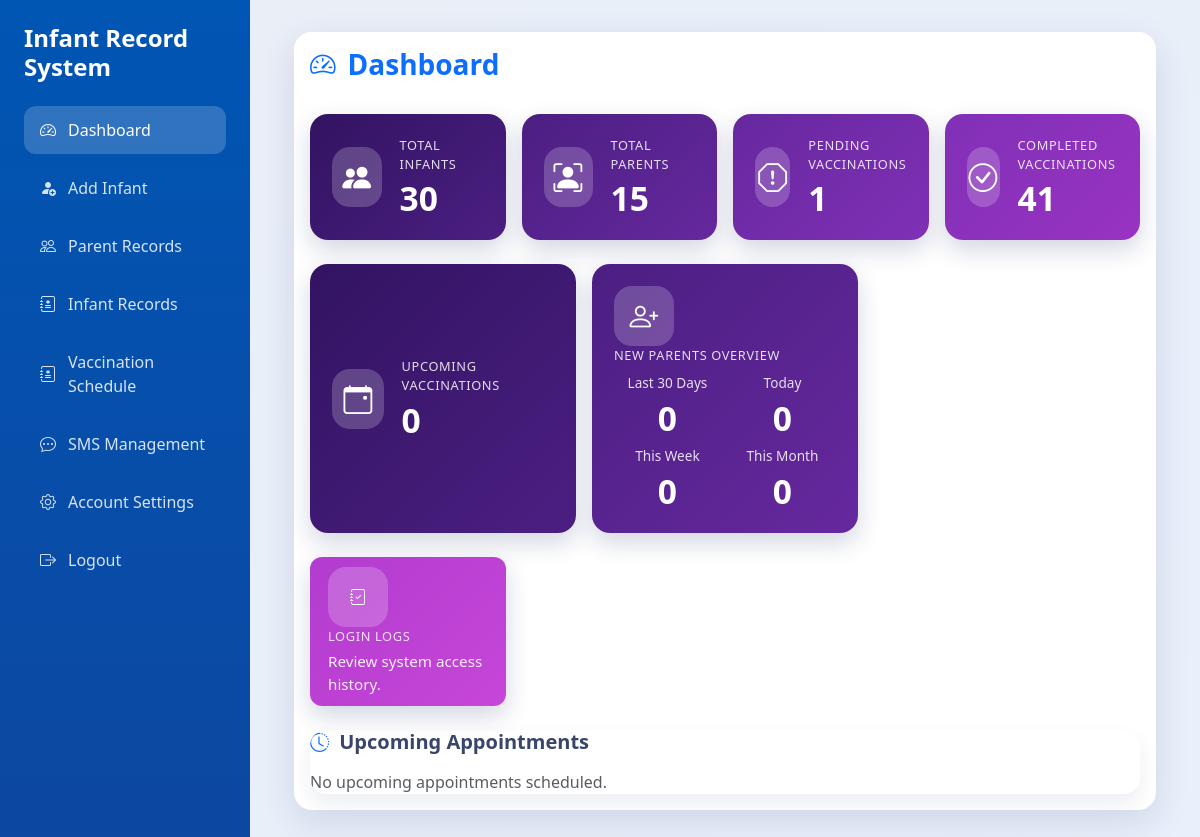
/dashboard.php, run on an earlier commit of the app's database.
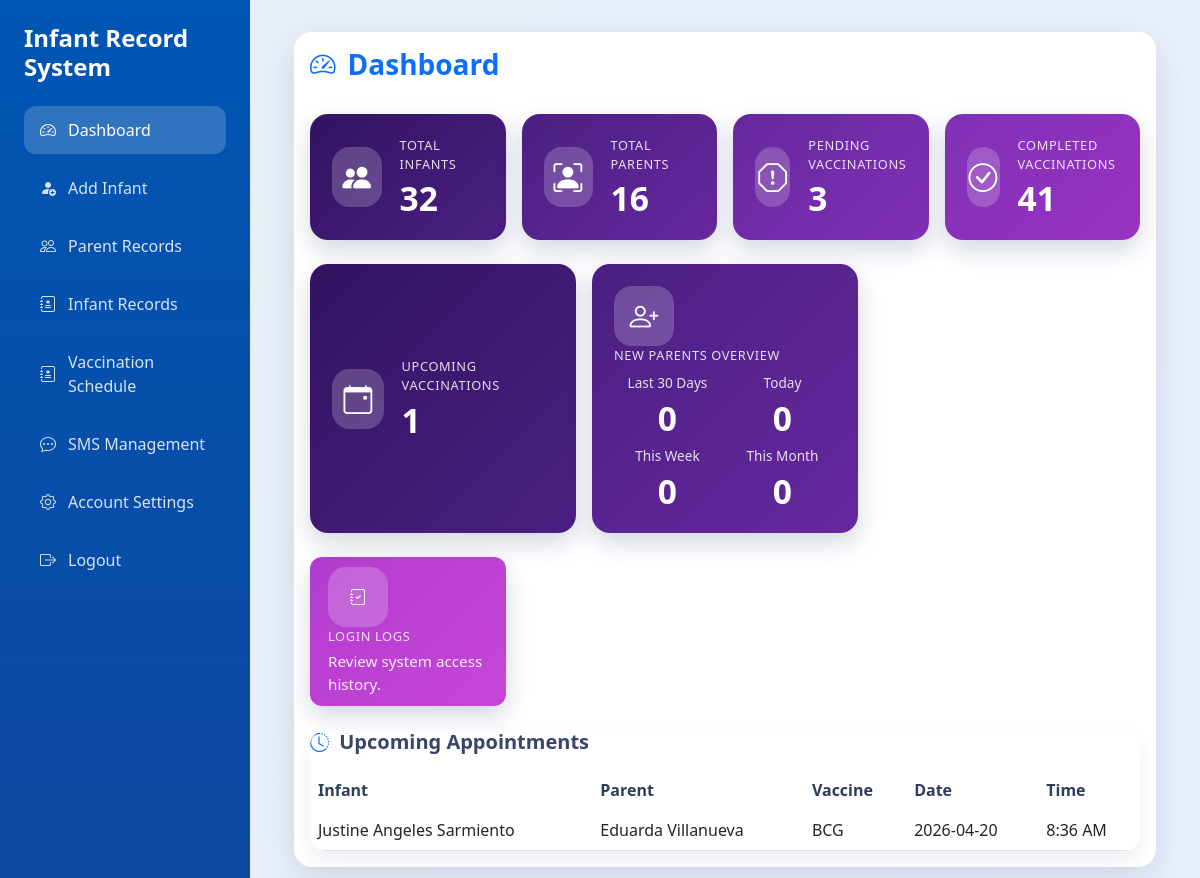
And on a later commit of the database.
### tables this page shows
CREATE TABLE `tbl_vaccination_schedule` (
  `vacc_id` int(11) NOT NULL,
  `infant_id` int(11) NOT NULL,
  `infant_name` varchar(100) DEFAULT NULL,
  `vaccine_name` varchar(100) NOT NULL,
  `stage` varchar(20) DEFAULT NULL,
  `date_vaccination` date NOT NULL,
  `next_dose_date` date DEFAULT NULL,
  `time` time DEFAULT NULL,
  `status` enum('Pending','Completed') DEFAULT 'Pending',
  `remarks` text DEFAULT NULL,
  `date_created` timestamp NOT NULL DEFAULT current_timestamp(),
  `barangay` varchar(100) DEFAULT NULL,
  `vaccinatedby` varchar(100) DEFAULT NULL
);

### dashboard.php (the view, shortened to what the changed rows need)
<?php
include 'dbForm.php';
$role = $_SESSION['user']['role'] ?? '';
$infantCountQuery = "SELECT COUNT(*) AS total_infants FROM infantinfo";
$infantCountResult = mysqli_query($con, $infantCountQuery);
$infantCount = mysqli_fetch_assoc($infantCountResult)['total_infants'];
$parentCountQuery = "SELECT COUNT(*) AS total_parents FROM parents";
$parentCountResult = mysqli_query($con, $parentCountQuery);
$parentCount = mysqli_fetch_assoc($parentCountResult)['total_parents'];
$newParentsRecentCount = 0;
$newParentsTodayCount = 0;
$newParentsWeekCount = 0;
$newParentsMonthCount = 0;
$newParentsSummaryQuery = "SELECT
        SUM(CASE WHEN created_at >= DATE_SUB(NOW(), INTERVAL 30 DAY) THEN 1 ELSE 0 END) AS recent_count,
        SUM(CASE WHEN DATE(created_at) = CURDATE() THEN 1 ELSE 0 END) AS today_count,
        SUM(CASE WHEN YEARWEEK(created_at, 1) = YEARWEEK(CURDATE(), 1) THEN 1 ELSE 0 END) AS week_count,
        SUM(CASE WHEN YEAR(created_at) = YEAR(CURDATE()) AND MONTH(created_at) = MONTH(CURDATE()) THEN 1 ELSE 0 END) AS month_count
    FROM parents";
$newParentsSummaryResult = mysqli_query($con, $newParentsSummaryQuery);
if ($newParentsSummaryResult) {
    $newParentsSummaryRow = mysqli_fetch_assoc($newParentsSummaryResult);
    $newParentsRecentCount = (int) ($newParentsSummaryRow['recent_count'] ?? 0);
    $newParentsTodayCount = (int) ($newParentsSummaryRow['today_count'] ?? 0);
    $newParentsWeekCount = (int) ($newParentsSummaryRow['week_count'] ?? 0);
    $newParentsMonthCount = (int) ($newParentsSummaryRow['month_count'] ?? 0);
}
$pendingSchedules = 0;
$completedSchedules = 0;
$upcomingWeekCount = 0;
$upcomingAppointments = [];
if ($role !== 'parent') {
    $scheduleSummaryQuery = "SELECT status, COUNT(*) AS total FROM tbl_vaccination_schedule GROUP BY status";
    $scheduleSummaryResult = mysqli_query($con, $scheduleSummaryQuery);
    if ($scheduleSummaryResult) {
        while ($row = mysqli_fetch_assoc($scheduleSummaryResult)) {
            if ($row['status'] === 'Pending') {
                $pendingSchedules = (int) $row['total'];
            }
            if ($row['status'] === 'Completed') {
                $completedSchedules = (int) $row['total'];
            }
        }
    }
    $upcomingWeekQuery = "SELECT COUNT(*) AS upcoming FROM tbl_vaccination_schedule WHERE status = 'Pending' AND date_vaccination BETWEEN CURDATE() AND DATE_ADD(CURDATE(), INTERVAL 7 DAY)";
    $upcomingWeekResult = mysqli_query($con, $upcomingWeekQuery);
    if ($upcomingWeekResult) {
        $upcomingWeekCount = (int) (mysqli_fetch_assoc($upcomingWeekResult)['upcoming'] ?? 0);
    }
    $upcomingAppointmentsQuery = "SELECT v.date_vaccination, v.time, v.vaccine_name, v.stage, CONCAT_WS(' ', i.firstname, i.middlename, i.surname) AS infant_name, CONCAT_WS(' ', p.first_name, p.last_name) AS parent_name FROM tbl_vaccination_schedule v JOIN infantinfo i ON v.infant_id = i.id JOIN parents p ON i.parent_id = p.id WHERE v.status = 'Pending' AND v.date_vaccination >= CURDATE() ORDER BY v.date_vaccination ASC, v.time ASC LIMIT 5";
    $upcomingAppointmentsResult = mysqli_query($con, $upcomingAppointmentsQuery);
    if ($upcomingAppointmentsResult) {
        while ($row = mysqli_fetch_assoc($upcomingAppointmentsResult)) {
            $upcomingAppointments[] = $row;
        }
    }
}
?>
<!DOCTYPE html>
<html lang="en">
<head>
    <link rel="stylesheet" href="https://cdn.jsdelivr.net/npm/bootstrap@5.3.0/dist/css/bootstrap.min.css">
    <link rel="stylesheet" href="https://cdn.jsdelivr.net/npm/bootstrap-icons/font/bootstrap-icons.css">
    <link rel="stylesheet" href="assets/css/theme.css">
</head>
<body>
    <div class="content-area">
        <div class="container-fluid">
            <?php if ($role !== 'parent'): ?>
                <div class="card card-shadow mb-4">
                    <div class="card-header bg-white border-0 py-3">
                        <div class="d-flex flex-column flex-md-row align-items-md-center justify-content-between gap-3">
                            <h3 class="dashboard-title text-primary mb-0"><i class="bi bi-speedometer2"></i> Dashboard</h3>
                        </div>
                    </div>
                    <div class="card-body">
                        <div class="row g-3 mb-4">
                            <div class="col-md-3">
                                <?php if ($role === 'admin'): ?>
                                    <a href="viewinfant.php" class="summary-card summary-infants d-block text-decoration-none">
                                        <div class="summary-icon"><i class="bi bi-people-fill"></i></div>
                                        <div>
                                            <p class="summary-label">Total Infants</p>
                                            <h4 class="summary-value"><?php echo $infantCount; ?></h4>
                                        </div>
                                    </a>
                                <?php else: ?>
                                    <div class="summary-card summary-infants">
                                        <div class="summary-icon"><i class="bi bi-people-fill"></i></div>
                                        <div>
                                            <p class="summary-label">Total Infants</p>
                                            <h4 class="summary-value"><?php echo $infantCount; ?></h4>
                                        </div>
                                    </div>
                                <?php endif; ?>
                            </div>
                            <div class="col-md-3">
                                <?php if ($role === 'admin'): ?>
                                    <a href="view_parents.php" class="summary-card summary-parents d-block text-decoration-none">
                                        <div class="summary-icon"><i class="bi bi-person-bounding-box"></i></div>
                                        <div>
                                            <p class="summary-label">Total Parents</p>
                                            <h4 class="summary-value"><?php echo $parentCount; ?></h4>
                                        </div>
                                    </a>
                                <?php else: ?>
                                    <div class="summary-card summary-parents">
                                        <div class="summary-icon"><i class="bi bi-person-bounding-box"></i></div>
                                        <div>
                                            <p class="summary-label">Total Parents</p>
                                            <h4 class="summary-value"><?php echo $parentCount; ?></h4>
                                        </div>
                                    </div>
                                <?php endif; ?>
                            </div>
                            <div class="col-md-3">
                                <?php if ($role === 'admin'): ?>
                                    <a href="vaccination_schedule.php?status=Pending" class="summary-card summary-pending d-block text-decoration-none">
                                        <div class="summary-icon"><i class="bi bi-exclamation-octagon"></i></div>
                                        <div>
                                            <p class="summary-label">Pending Vaccinations</p>
                                            <h4 class="summary-value"><?php echo $pendingSchedules; ?></h4>
                                        </div>
                                    </a>
                                <?php else: ?>
                                    <div class="summary-card summary-pending">
                                        <div class="summary-icon"><i class="bi bi-exclamation-octagon"></i></div>
                                        <div>
                                            <p class="summary-label">Pending Vaccinations</p>
                                            <h4 class="summary-value"><?php echo $pendingSchedules; ?></h4>
                                        </div>
                                    </div>
                                <?php endif; ?>
                            </div>
                            <div class="col-md-3">
                                <?php if ($role === 'admin'): ?>
                                    <a href="vaccination_schedule.php?status=Completed" class="summary-card summary-completed d-block text-decoration-none">
                                        <div class="summary-icon"><i class="bi bi-check-circle"></i></div>
                                        <div>
                                            <p class="summary-label">Completed Vaccinations</p>
                                            <h4 class="summary-value"><?php echo $completedSchedules; ?></h4>
                                        </div>
                                    </a>
                                <?php else: ?>
                                    <div class="summary-card summary-completed">
                                        <div class="summary-icon"><i class="bi bi-check-circle"></i></div>
                                        <div>
                                            <p class="summary-label">Completed Vaccinations</p>
                                            <h4 class="summary-value"><?php echo $completedSchedules; ?></h4>
                                        </div>
                                    </div>
                                <?php endif; ?>
                            </div>
                        </div>
                        <div class="row g-3 mb-4 align-items-stretch">
                            <div class="col-sm-6 col-lg-4">
                                <div class="summary-card summary-infants h-100">
                                    <div class="summary-icon"><i class="bi bi-calendar-event"></i></div>
                                    <div>
                                        <p class="summary-label">Upcoming Vaccinations</p>
                                        <h4 class="summary-value"><?php echo $upcomingWeekCount; ?></h4>
                                    </div>
                                </div>
                            </div>
                            <div class="col-sm-6 col-lg-4">
                                <a href="newly_added_parents.php" class="summary-card summary-parents d-block text-decoration-none h-100">
                                    <div class="summary-icon"><i class="bi bi-person-plus"></i></div>
                                    <div>
                                        <p class="summary-label mb-2">New Parents Overview</p>
                                        <div class="row g-2 text-center small">
                                            <div class="col-6">
                                                <p class="mb-1 summary-subtext">Last 30 Days</p>
                                                <h5 class="summary-value mb-0"><?php echo $newParentsRecentCount; ?></h5>
                                            </div>
                                            <div class="col-6">
                                                <p class="mb-1 summary-subtext">Today</p>
                                                <h5 class="summary-value mb-0"><?php echo $newParentsTodayCount; ?></h5>
                                            </div>
                                            <div class="col-6">
                                                <p class="mb-1 summary-subtext">This Week</p>
                                                <h5 class="summary-value mb-0"><?php echo $newParentsWeekCount; ?></h5>
                                            </div>
                                            <div class="col-6">
                                                <p class="mb-1 summary-subtext">This Month</p>
                                                <h5 class="summary-value mb-0"><?php echo $newParentsMonthCount; ?></h5>
                                            </div>
                                        </div>
                                    </div>
                                </a>
                            </div>
                        </div>
                        <div class="row g-3 mb-4 quick-actions">
                            <div class="col-sm-6 col-lg-4 col-xl-3">
                                <a href="login_logs.php" class="summary-card summary-logs d-block text-decoration-none h-100">
                                    <div class="summary-icon"><i class="bi bi-journal-check"></i></div>
                                    <div>
                                        <p class="summary-label mb-1">Login Logs</p>
                                        <p class="summary-text mb-0">Review system access history.</p>
                                    </div>
                                </a>
                            </div>
                        </div>
                        <div class="table-responsive table-modern">
                            <h5 class="section-heading"><i class="bi bi-clock-history"></i>Upcoming Appointments</h5>
                            <?php if (!empty($upcomingAppointments)): ?>
                                <table class="table table-hover align-middle">
                                    <thead>
                                        <tr>
                                            <th>Infant</th>
                                            <th>Parent</th>
                                            <th>Vaccine</th>
                                            <th>Date</th>
                                            <th>Time</th>
                                        </tr>
                                    </thead>
                                    <tbody>
                                        <?php foreach ($upcomingAppointments as $appointment): ?>
                                            <?php
                                            $dateDisplay = htmlspecialchars($appointment['date_vaccination']);
                                            $timeDisplay = $appointment['time'] ? date('g:i A', strtotime($appointment['time'])) : 'N/A';
                                            ?>
                                            <tr>
                                                <td><?php echo htmlspecialchars($appointment['infant_name']); ?></td>
                                                <td><?php echo htmlspecialchars($appointment['parent_name']); ?></td>
                                                <td><?php echo htmlspecialchars($appointment['vaccine_name']); ?></td>
                                                <td><?php echo $dateDisplay; ?></td>
                                                <td><?php echo htmlspecialchars($timeDisplay); ?></td>
                                            </tr>
                                        <?php endforeach; ?>
                                    </tbody>
                                </table>
                            <?php else: ?>
                                <p class="text-muted mb-0">No upcoming appointments scheduled.</p>
                            <?php endif; ?>
                        </div>
                    </div>
                </div>
            <?php endif; ?>
        </div>
    </div>
</body>
</html>

What changed in the data, as far as the page shows it:
added tbl_vaccination_schedule: infant_name "Justine Angeles Sarmiento", parent_name "Eduarda Villanueva", vaccine_name "BCG", date_vaccination "2026-04-20", time "8:36 AM"
Also different on the page:
$infantCount: "30" → "32"
$parentCount: "15" → "16"
$pendingSchedules: "1" → "3"
$upcomingWeekCount: "0" → "1"
text no longer shown: "No upcoming appointments scheduled."
text now shown: "Infant Parent Vaccine Date Time"
